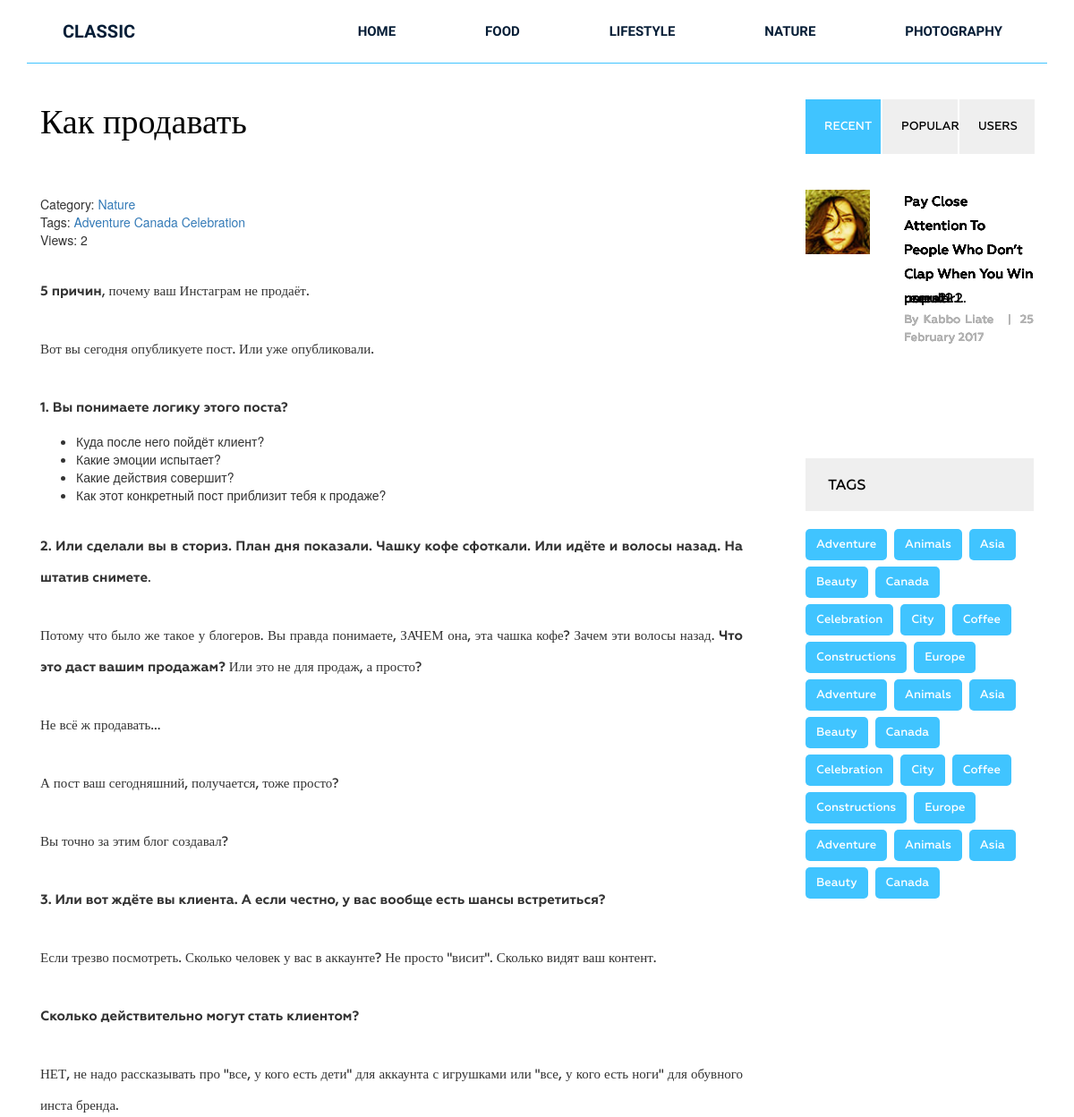
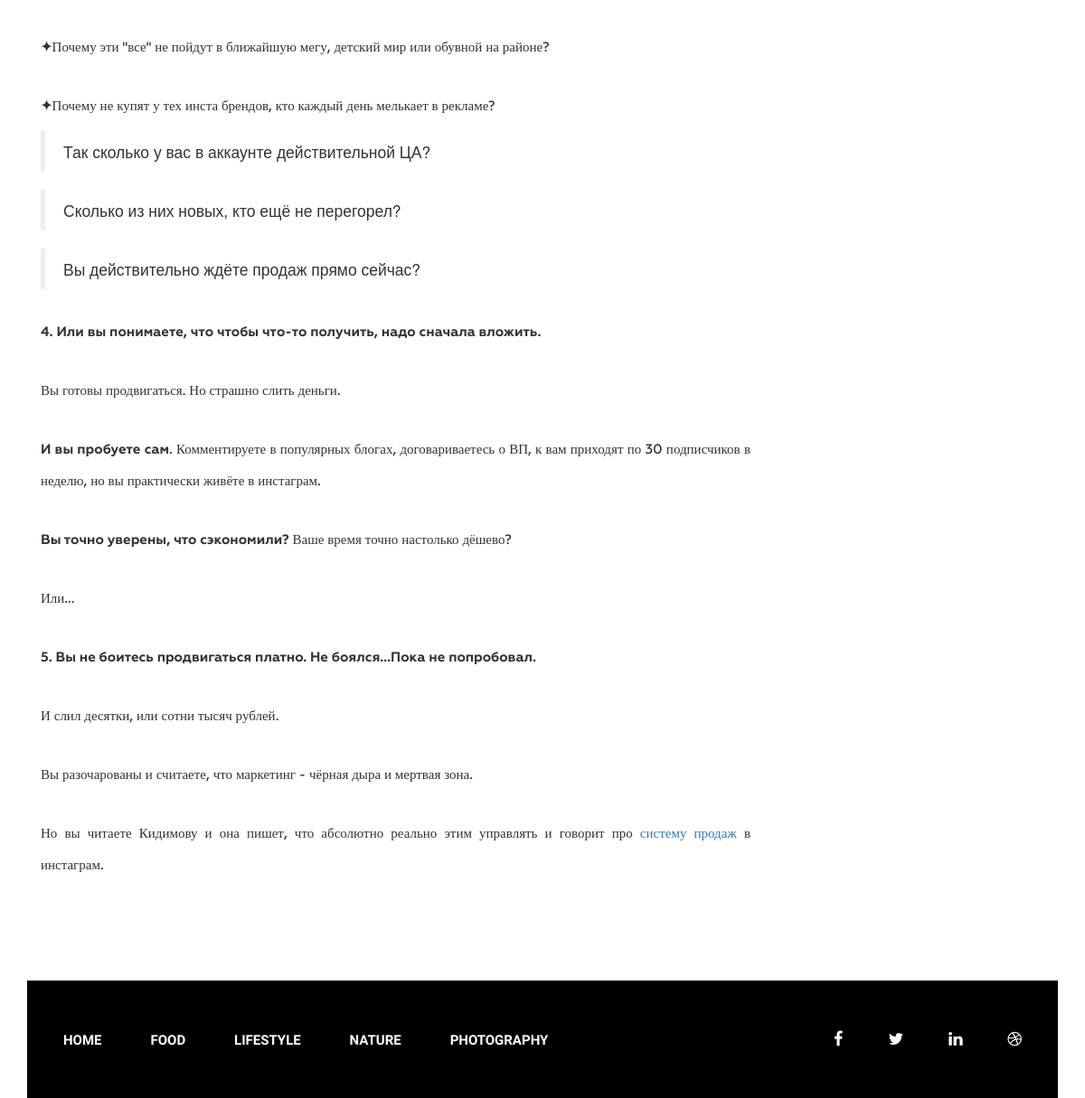
Page /post/kak-prodavat/ on the committed database (2 pictures, top to bottom).
### Burgers/models.py (models this page shows, shortened)
class Category(models.Model):
    title = models.CharField(max_length=255)
    slug = models.SlugField(max_length=255, verbose_name='Url', unique=True)
    def __str__(self):
        return self.title
    def get_absolute_url(self):
        return reverse('category', kwargs={"slug": self.slug})
    class Meta:
        ordering = ['title']
        verbose_name_plural = 'Категории'

class Post(models.Model):
    title = models.CharField(max_length=255)
    slug = models.SlugField(max_length=255)
    author = models.CharField(max_length=100)
    content = models.TextField(blank=True)
    created_at = models.DateTimeField(auto_now_add=True, verbose_name='Дата публикации')
    photo = models.ImageField(upload_to='photos/%Y/%m/%d/', blank=True)
    views = models.IntegerField(default=0, verbose_name='кол-во просмотров')
    category = models.ForeignKey(Category, on_delete=models.PROTECT, related_name='posts')
    tags = models.ManyToManyField(Tag, blank=True, related_name='posts')
    class Meta:
        ordering = ['-created_at']
        verbose_name_plural = 'Посты'

class Tag(models.Model):
    title = models.CharField(max_length=255)
    slug = models.SlugField(max_length=255, verbose_name='Slug', unique=True)
    class Meta:
        ordering = ['title']
        verbose_name_plural = 'Тэги'
    def get_absolute_url(self):
        return reverse('tag', kwargs={"slug": self.slug})

### Burgers/views.py (the view)
# urls.py: path('post/<str:slug>/', GetPost.as_view(), name='post'),
class GetPost(DetailView):
    model = Post
    template_name = 'Burgers/single_post.html'
    context_object_name = 'post'
    def get_context_data(self, *, object_list=None, **kwargs):
        context = super().get_context_data(**kwargs)
        self.object.views = F('views') + 1
        self.object.save()
        self.object.refresh_from_db()
        return context

### Burgers/templatetags/menu.py (called while the page is built)
@register.inclusion_tag('Burgers/menu_tpl.html')
def show_menu(menu_class='menu'):
    categories = Category.objects.all()
    return {"categories":categories, "menu_class":menu_class}

### Burgers/templates/Burgers/single_post.html (shortened to what this page needs)
{% extends 'base.html' %}
{% load static %}
{% block content %}
<section class="single-blog-area">
    <div class="container">
        <div class="row">
            <div class="col-md-12">
                <div class="border-top">
                    <div class="col-md-9">
                        <div class="blog-area">
                            <div class="blog-area-part">
                                <h2>{{ post.title }}</h2>
                                <div class="single-content">
                                    <div>
                                        <span>Category: <a href="{{ post.category.get_absolute_url}}">{{post.category}}</a></span>
                                        <br>
                                        {% if post.tags.exists %}
                                        <span>
                                            Tags:
                                            {% for tag in post.tags.all %}
                                                <a href="{{ tag.get_absolute_url }}">{{ tag.title }}</a>
                                            {% endfor %}
                                        </span>
                                        {% endif %}
                                        <br>
                                        <span>
                                            Views: {{post.views}}
                                        </span>
                                    </div>
                                    {{ post.content|safe }}
                                </div>
                            </div>
                        </div>
                    </div>
                    <div class="col-md-3">
                        <div class="button-group filters-button-group">
                            <button data-filter=".recent" class="button is-checked">Recent</button>
                            <button data-filter=".popular" class="button">popular</button>
                            <button data-filter=".users" class="button">Users</button>
                        </div>
                        <div class="grid" style="position: relative; height: 250px;">
                            <div class="portfolio-item recent" style="position: absolute; left: 0px; top: 0px;">
                                <div class="portfolio-text">
                                    <h5><a href="#">Pay Close Attention To People Who Don’t Clap When You Win
                                        recent1.</a></h5>
                                    <p>By Kabbo Liate <span>|</span>25 February 2017</p>
                                </div>
                            </div>
                            <div class="portfolio-item recent" style="position: absolute; left: 0px; top: 0px;">
                                <div class="portfolio-text">
                                    <h5><a href="#">Pay Close Attention To People Who Don’t Clap When You Win
                                        recent2.</a></h5>
                                    <p>By Kabbo Liate <span>|</span>25 February 2017</p>
                                </div>
                            </div>
                            <div class="portfolio-item popular" style="position: absolute; left: 0px; top: 0px;">
                                <div class="portfolio-text">
                                    <h5><a href="#">Pay Close Attention To People Who Don’t Clap When You Win
                                        popular1.</a></h5>
                                    <p>By Kabbo Liate <span>|</span>25 February 2017</p>
                                </div>
                            </div>
                            <div class="portfolio-item popular" style="position: absolute; left: 0px; top: 0px;">
                                <div class="portfolio-text">
                                    <h5><a href="#">Pay Close Attention To People Who Don’t Clap When You Win
                                        popular2.</a></h5>
                                    <p>By Kabbo Liate <span>|</span>25 February 2017</p>
                                </div>
                            </div>
                            <div class="portfolio-item users" style="position: absolute; left: 0px; top: 0px;">
                                <div class="portfolio-text">
                                    <h5><a href="#">Pay Close Attention To People Who Don’t Clap When You Win
                                        users1.</a></h5>
                                    <p>By Kabbo Liate <span>|</span>25 February 2017</p>
                                </div>
                            </div>
                            <div class="portfolio-item users" style="position: absolute; left: 0px; top: 0px;">
                                <img src="img/portfolio1.jpg" alt="">
                                <div class="portfolio-text">
                                    <h5><a href="#">Pay Close Attention To People Who Don’t Clap When You Win
                                        users2.</a></h5>
                                    <p>By Kabbo Liate <span>|</span>25 February 2017</p>
                                </div>
                            </div>
                        </div>
                        <div class="tags">
                            <h2 class="sidebar-title">Tags</h2>
                            <p><a href="#">Adventure</a></p>
                            <p><a href="#">Animals</a></p>
                            <p><a href="#">Asia</a></p>
                            <p><a href="#">Beauty</a></p>
                            <p><a href="#">Canada</a></p>
                            <p><a href="#">Celebration</a></p>
                            <p><a href="#">City</a></p>
                            <p><a href="#">Coffee</a></p>
                            <p><a href="#">Constructions</a></p>
                            <p><a href="#">Europe</a></p>
                            <p><a href="#">Adventure</a></p>
                            <p><a href="#">Animals</a></p>
                            <p><a href="#">Asia</a></p>
                            <p><a href="#">Beauty</a></p>
                            <p><a href="#">Canada</a></p>
                            <p><a href="#">Celebration</a></p>
                            <p><a href="#">City</a></p>
                            <p><a href="#">Coffee</a></p>
                            <p><a href="#">Constructions</a></p>
                            <p><a href="#">Europe</a></p>
                            <p><a href="#">Adventure</a></p>
                            <p><a href="#">Animals</a></p>
                            <p><a href="#">Asia</a></p>
                            <p><a href="#">Beauty</a></p>
                            <p><a href="#">Canada</a></p>
                        </div>
                    </div>
                </div>
            </div>
        </div>
    </div>
</section>
{% endblock %}

### Burgers/templates/Burgers/menu_tpl.html
<div class="{{menu_class}}">
    <ul>
        <li><a href="{% url 'home' %}">Home</a></li>
        {% for item in categories %}
        <li><a href="{{ item.get_absolute_url }}">{{ item.title }}</a></li>
        {% endfor %}
    </ul>
</div>

### Store/static/style.css (style rules this page uses)
.wrapper header.header .menu { margin: 0 }
.wrapper header.header .menu ul { float: right; margin: 0; padding: 0; margin-right: 4px; }
.wrapper header.header .menu ul li { display: inline-block; list-style: outside none none; margin: 0 -4px 0 0; }
.wrapper header.header .menu ul li a { color: rgb(6, 30, 55); font-family: "Raleway", sans-serif; font-size: 15px; font-weight: 600; line-height: 70px; padding: 26px 50px; text-decoration: none; text-transform: uppercase; }
.wrapper footer.footer .footer-menu { margin: 0 }
.wrapper footer.footer .footer-menu ul { line-height: 130px; margin: 0; padding: 0; }
.wrapper footer.footer .footer-menu ul li { display: inline; list-style: outside none none; margin: 0; padding: 30px 0px; }
.wrapper footer.footer .footer-menu ul li a { color: #fff; font-family: "Raleway", sans-serif; font-size: 15px; font-weight: 600; line-height: 70px; margin-left: 40px; padding: 26px 10px 26px 0; text-decoration: none; text-transform: uppercase; }
.single-blog-area { margin-bottom: 100px; }
.single-blog-area .border-top { border-top: 1px solid #40c4ff; }
.single-blog-area h2 { color: #010101; font-family: Geometria; font-size: 38px; font-weight: 500; margin-bottom: 60px; margin-top: 45px; }
.single-blog-area p { font-family: Geometria; font-size: 15px; font-weight: 500; line-height: 35px; position: relative; text-align: justify; }
.single-blog-area .blog-area-part p { margin-top: 30px; }
.single-blog-area img { width: 100% }
.single-blog-area .blog-area { margin-right: 40px; }
.grid .portfolio-item { margin-bottom: 30px; }
.grid .portfolio-item img { float: left; height: 72px; width: 72px; }
.single-blog-area .grid .portfolio-item .portfolio-text { margin-left: 110px; }
.single-blog-area .grid .portfolio-item .portfolio-text h5 { margin: 0 }
.single-blog-area .grid .portfolio-item .portfolio-text h5 a { color: #000; font-family: Geometria; font-size: 15px; font-weight: 500; line-height: 27px; text-decoration: none; }
.single-blog-area .grid .portfolio-item .portfolio-text p { font-family: Geometria; font-size: 13px; font-weight: 500; line-height: 20px; color: #b2b2b2; }
.single-blog-area .grid .portfolio-item .portfolio-text p span { margin: 0 10px; }
.single-blog-area .button-group button { border: medium none; border-radius: 0; color: #000; display: inline-block; font-family: Geometria; font-size: 13px; font-weight: 500; margin-right: -2px; padding: 21px; text-transform: uppercase; width: 33%; }
.single-blog-area .button-group { margin: 40px 0; }
.single-blog-area .button-group button.is-checked { background: #40c4ff; color: #fff; }
.single-blog-area h2.sidebar-title { background: #efefef none repeat scroll 0 0; color: #000; font-family: Geometria; font-size: 16px; font-weight: 500; margin-bottom: 20px; margin-top: 50px; padding: 21px 25px; text-transform: uppercase; }
.single-blog-area .tags p { background: #40c4ff none repeat scroll 0 0; border-radius: 5px; display: inline-block; font-family: Geometria; font-size: 13px; font-weight: 500; margin-right: 4px; padding: 0 12px; margin-bottom: 7px; }
.single-blog-area .tags p a { color: #fff; display: inline-block; text-decoration: none; }

### rows in the picture
Category: title "FOOD"
Category: title "LIFESTYLE"
Category: title "NATURE"
Category: title "PHOTOGRAPHY"
Post: title "Как продавать", category "Nature", views "2", content "5 причин , почему ваш Инстаграм не продаёт. Вот вы сегодня опубликуете пост. Или уже опубликовали. 1. Вы понимаете логику этого поста? Куда после него пойдёт клиент? Какие эмоции испытает? Какие действия совершит? Как этот конкретный пост приблизит тебя к продаже? 2. Или сделали вы в сториз. План дня показали. Чашку кофе сфоткали. Или идёте и волосы назад. На штатив снимете . Потому что было же такое у блогеров. Вы правда понимаете, ЗАЧЕМ она, эта чашка кофе? Зачем эти волосы назад. Что это даст вашим продажам? Или это не для продаж, а просто? Не всё ж продавать... А пост ваш сегодняшний, получается, тоже просто? Вы точно за этим блог создавал? 3. Или вот ждёте вы клиента. А если честно, у…"
Tag: title "Adventure"
Tag: title "Canada"
Tag: title "Celebration"
